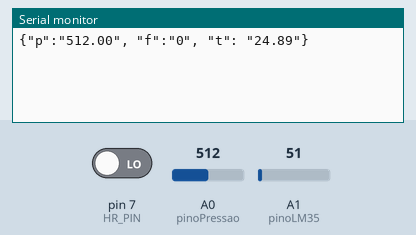
Bench run of a sketch on a simulated Arduino Uno, built with avr-gcc and run on an emulated ATmega328P. Shown: the last lines printed to the serial monitor. Inputs (shaded band) come from the test bench; at power-on: A1 (pinoLM35) = 51, A0 (pinoPressao) = 512, pin 7 (HR_PIN) LOW.

Above: at 1.2 s.
1.3 s: A1 (pinoLM35) set to 61
At 2.6 s:
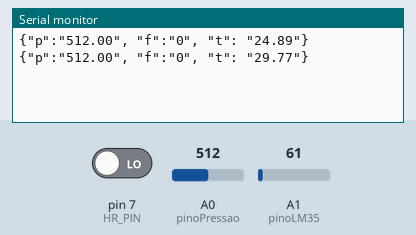
2.8 s: A0 (pinoPressao) set to 716
At 3.8 s:
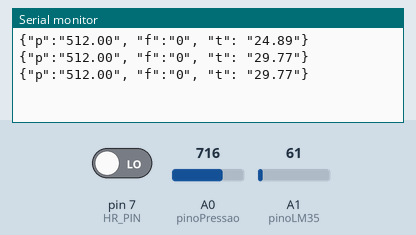
4.3 s: pin 7 (HR_PIN) driven HIGH
At 5.4 s:
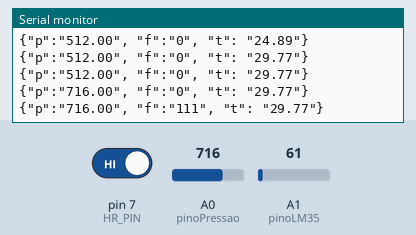
5.8 s: A1 (pinoLM35) set to 71
At 6.8 s:
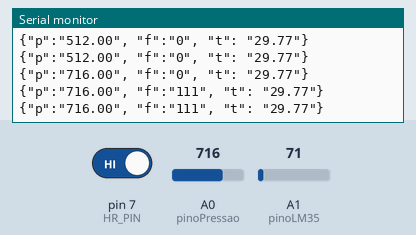
7.3 s: A0 (pinoPressao) set to 900
At 8.8 s:
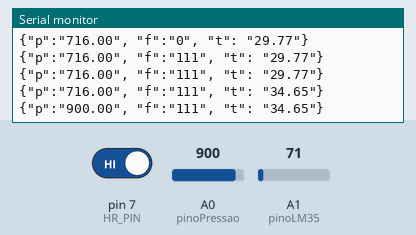
Timing chart, 0 to 9.8 s (numbered marks = the images above; inputs shaded):
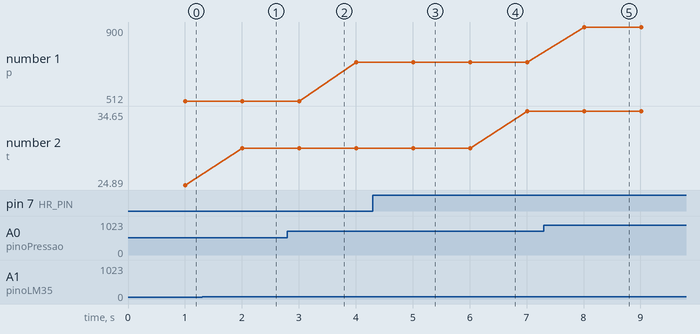

The sketch:

programa.ino
```cpp
#include "Thread.h"
#include "ThreadController.h"
ThreadController cpu;


String inputString = "";         // a string to hold incoming data
boolean stringComplete = false;  // whether the string is complete


int HR_PIN = 7;
int pinoLM35 = A1;
int pinoPressao = A0;


long hr = 0;

long last_hr_ts = 0;
long last_report_ts = 0;
int report_delay = 1000; //Must be > 1000 miliseconds
long atualiza = 0;

long samples[8] = {0};  //size was chosen since it's optimized in division and modulus
byte last_sample = 0;


int valorLidoPressao;
float pressao = 0;

int valorLidoTemperatura;
float temperatura = 0;


Thread verificaTemperatura;
void lerTemperatura() {
  valorLidoTemperatura = 0;
  for(int i= 0; i<10; i++) {
    valorLidoTemperatura += analogRead(pinoLM35);
  }
  temperatura = ((valorLidoTemperatura/10) * 0.00488) * 100;
  //temperatura = temperatura * 100;
  //Serial.print("Temperatura actual: ");
  //Serial.println(temperatura);
}

Thread verificaPressao;
void lerPressao() {
  valorLidoPressao = 0;
  for(int i= 0; i<10; i++) {
    valorLidoPressao += analogRead(pinoPressao);
  }
  pressao = valorLidoPressao/10;
  //Serial.print("Temperatura actual: ");
  //Serial.println(temperatura);
}

Thread verificaCo2;
void lerCo2() {
  //valorLidoTemperatura = analogRead(pinoLM35);
  //temperatura = (valorLidoTemperatura * 0.00488);
  //temperatura = temperatura * 100;
  //Serial.print("Temperatura actual: ");
  //Serial.println(temperatura);
}

void setup() {
  // initialize serial:
  Serial.begin(9600);

  pinMode(HR_PIN, INPUT);
  // reserve 200 bytes for the inputString:
  inputString.reserve(200);

  verificaTemperatura.setInterval(500);
  verificaTemperatura.onRun(lerTemperatura);

  verificaPressao.setInterval(500);
  verificaPressao.onRun(lerPressao);

  verificaCo2.setInterval(10000);
  verificaCo2.onRun(lerCo2);


  cpu.add(&verificaTemperatura);
  cpu.add(&verificaPressao);
  cpu.add(&verificaCo2);


}

void loop() {
  cpu.run();
  // print the string when a newline arrives:
  long current_time = millis();

  if (current_time - atualiza > 1000)   {
    atualiza = current_time;
    stringComplete = true;
  }


  if (digitalRead(HR_PIN) == HIGH)  {
        //First sample will be garbage, since last_hr_ts = 0
        //dt < 10 means the same sample. Otherwise it means hr of 6000bpm...
        //That's fast even for a colibri
        if (current_time - last_hr_ts > 10) {
            byte next_sample = ((last_sample + 1) % 8);
            samples[next_sample] = current_time - last_hr_ts;
            last_sample = next_sample;
        }
        last_hr_ts = current_time;
      }

  if (current_time - last_report_ts > report_delay)   {
    if (current_time - last_hr_ts < report_delay) {
      {
        long sum_samples = 0;
        byte i;
        for (i = 1; i < 9; ++i) {
          sum_samples += samples[((last_sample + i) % 8)];  //optimizes to (last_sample + 1)&7
      }
        sum_samples /= 8;  //optimizes to sum_samples >>= 3
          /*To be accurate (2 digits), we multiply the sample  by 100, and finally divide result */
        //hr = ((100000/(sum_samples))*60)/100;
        hr = (6000000/(sum_samples))/100;
        //Serial.println(hr);
      }
    } else {
      //Serial.println("Sem sinal Fc");
    }
    last_report_ts = current_time;
  }

  if (stringComplete) {
    //Serial.print("Valor string: ");
    //Serial.print(inputString);
    Serial.print("{\"p\":\"");
    Serial.print(pressao);
    Serial.print("\", \"f\":\"");
    Serial.print(hr);
    Serial.print("\", \"t\": \"");
    Serial.print(temperatura);
    Serial.print("\"}\n");
    //Serial.println();


    // clear the string:
    inputString = "";
    stringComplete = false;
  }
}

/*
  SerialEvent occurs whenever a new data comes in the
 hardware serial RX.  This routine is run between each
 time loop() runs, so using delay inside loop can delay
 response.  Multiple bytes of data may be available.
 */
void serialEvent() {


  while (Serial.available()) {
    // get the new byte:
    char inChar = (char)Serial.read();
    // add it to the inputString:
    inputString += inChar;
    // if the incoming character is a newline, set a flag
    // so the main loop can do something about it:
    if (inChar == '\n') {
      stringComplete = true;
    }
  }
}
```

Measured:
- after the input at 1.3 s, the serial monitor: prints a new line after 0.71 s (image 1)
- after the input at 4.3 s, the serial monitor: prints a new line after 0.71 s (image 3)
- after the input at 7.3 s, the serial monitor: prints a new line after 0.71 s (image 5)
- plotted number 1: 512 → 716 after the input at 2.8 s, 716 → 900 after the input at 7.3 s
- plotted number 2: 24.89 → 29.77 after the input at 1.3 s, 29.77 → 34.65 after the input at 5.8 s
